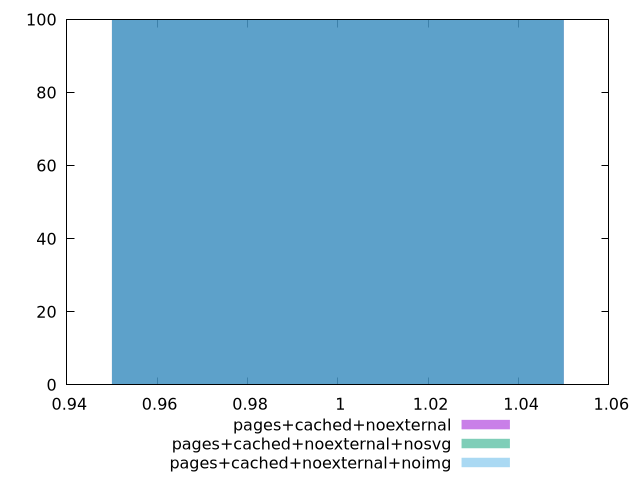

The gnuplot source for this figure:
$_pagesCachedNoexternal <<EOF
1 100
EOF
$_pagesCachedNoexternalNosvg <<EOF
1 100
EOF
$_pagesCachedNoexternalNoimg <<EOF
1 100
EOF
set key outside below
set terminal pngcairo
set output "report_00005_2020-11-02T22-26-11.212Z/unminified-css/unminified-css_pages+cached+noexternal_pages+cached+noexternal+nosvg_pages+cached+noexternal+noimg+hist.png"
set boxwidth 0.1
set style fill transparent solid 0.5 noborder
set yrange [0:100]
plot $_pagesCachedNoexternal title "pages+cached+noexternal" with boxes ,$_pagesCachedNoexternalNosvg title "pages+cached+noexternal+nosvg" with boxes ,$_pagesCachedNoexternalNoimg title "pages+cached+noexternal+noimg" with boxes ,
